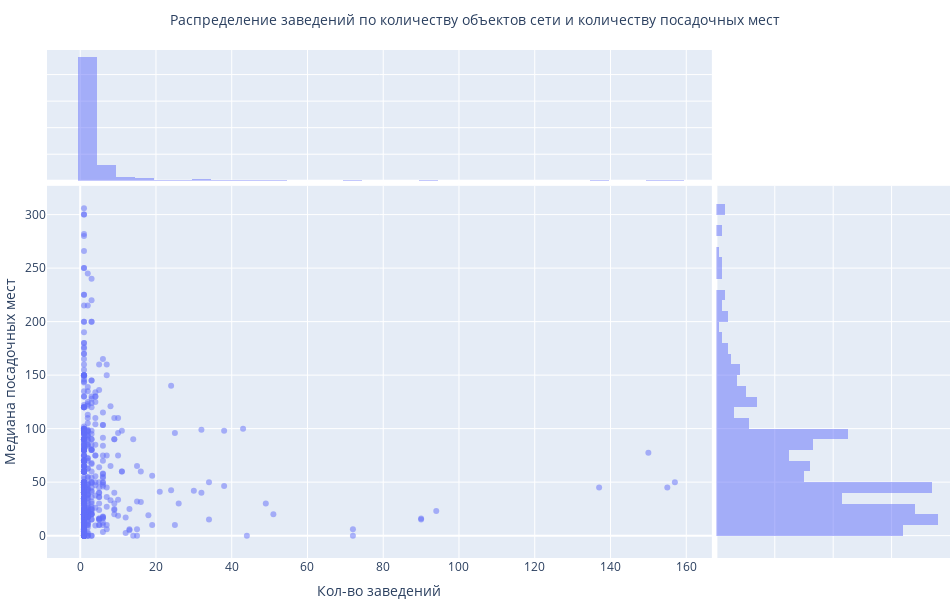

The notebook cell saved with this chart:
### Markdown cell above
### Определение особенностей по количеству объектов в сети и количеству посадочных мест

### Code cell
only_chain = data.query('chain in "да"') # фильтрация заведений по критерию статуса 'сетевого'
num_seat = only_chain.groupby('object_name')['number'].agg(['count', 'median']).reset_index()

display(f'Максимальное количество заведений сети : {num_seat["count"].max()}',
       f'Минимальное количество заведений сети : {num_seat["count"].min()}',
       f'Максимальное количество посадочных мест среди сетевых заведений: {only_chain["number"].max()}',
       f'Минимальное количество посадочных метс среди сетевых заведений: {only_chain["number"].min()}')

fig = px.scatter(num_seat, x= num_seat['count'], 
                 y=num_seat['median'], 
                 marginal_x = 'histogram',
                 marginal_y='histogram', opacity=0.5)
fig.update_layout(width=950, height=600,
                 title_text = ('Распределение заведений по количеству объектов сети и количеству посадочных мест'),
                 title_font_size = 14,
                 title_xanchor='center',
                 title_x=.5,
                 xaxis_title = 'Кол-во заведений',
                 yaxis_title = 'Медиана посадочных мест',
                 margin=dict(r=0,l=0,t=50,b=0))
fig.show()

### Figure 1 — Plotly figure (JSON) as saved in the notebook; plotly's stock layout.template omitted (floating-point values rounded to 4 significant figures; data arrays with more than 128 entries replaced by an {"elided": "..."} marker saying what was removed)
{"data": [{"hovertemplate": "count=%{x}<br>median=%{y}<extra></extra>", "legendgroup": "", "marker": {"color": "#636efa", "opacity": 0.5, "symbol": "circle"}, "mode": "markers", "name": "", "orientation": "v", "showlegend": false, "type": "scatter", "x": {"elided": "577 int values"}, "xaxis": "x", "y": {"elided": "577 float values"}, "yaxis": "y"}, {"alignmentgroup": "True", "bingroup": "x", "hovertemplate": "count=%{y}<extra></extra>", "legendgroup": "", "marker": {"color": "#636efa"}, "name": "", "offsetgroup": "", "opacity": 0.5, "showlegend": false, "type": "histogram", "x": {"elided": "577 int values"}, "xaxis": "x3", "yaxis": "y3"}, {"alignmentgroup": "True", "bingroup": "y", "hovertemplate": "median=%{y}<br>count=%{x}<extra></extra>", "legendgroup": "", "marker": {"color": "#636efa"}, "name": "", "offsetgroup": "", "opacity": 0.5, "showlegend": false, "type": "histogram", "xaxis": "x2", "y": {"elided": "577 float values"}, "yaxis": "y2"}], "layout": {"barmode": "overlay", "height": 600, "legend": {"tracegroupgap": 0}, "margin": {"b": 0, "l": 0, "r": 0, "t": 50}, "title": {"font": {"size": 14}, "text": "Распределение заведений по количеству объектов сети и количеству посадочных мест", "x": 0.5, "xanchor": "center"}, "width": 950, "xaxis": {"anchor": "y", "domain": [0, 0.7363], "title": {"text": "Кол-во заведений"}}, "xaxis2": {"anchor": "y2", "domain": [0.7413, 1], "matches": "x2", "showgrid": true, "showline": false, "showticklabels": false, "ticks": ""}, "xaxis3": {"anchor": "y3", "domain": [0, 0.7363], "matches": "x", "showgrid": true, "showticklabels": false}, "xaxis4": {"anchor": "y4", "domain": [0.7413, 1], "matches": "x2", "showgrid": true, "showline": false, "showticklabels": false, "ticks": ""}, "yaxis": {"anchor": "x", "domain": [0, 0.7326], "title": {"text": "Медиана посадочных мест"}}, "yaxis2": {"anchor": "x2", "domain": [0, 0.7326], "matches": "y", "showgrid": true, "showticklabels": false}, "yaxis3": {"anchor": "x3", "domain": [0.7426, 1], "matches": "y3", "showgrid": true, "showline": false, "showticklabels": false, "ticks": ""}, "yaxis4": {"anchor": "x4", "domain": [0.7426, 1], "matches": "y3", "showgrid": true, "showline": false, "showticklabels": false, "ticks": ""}}}
